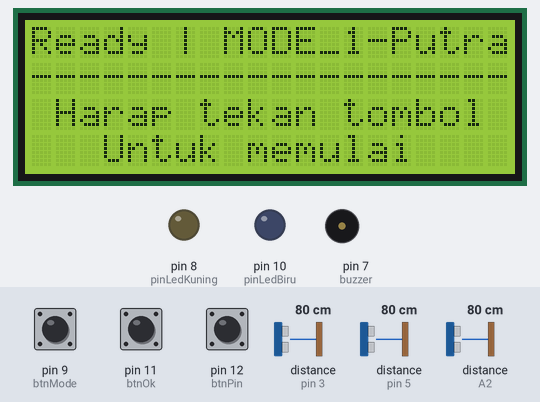
Recording of a sketch running on a simulated Arduino Uno, built with avr-gcc and run on an emulated ATmega328P. On the bench: 20×4 character LCD, output pins drawn as LEDs (lit = HIGH), buzzer (waves = sounding, pin HIGH). Inputs (shaded band) come from the test bench; at power-on: pin 12 (btnPin) HIGH, pin 9 (btnMode) HIGH, distance to the obstacle (sensors on pin 3, pin 5, A2) 80 cm, pin 11 (btnOk) HIGH. The echo pulse lasts 58.3 µs per cm; pins used as bus, display or sensor lines are not drawn; what the sketch prints to the serial monitor is not drawn.

Above: at 1.8 s.
1.9 s: pin 12 (btnPin) pulled LOW for 0.15 s
At 3.6 s:
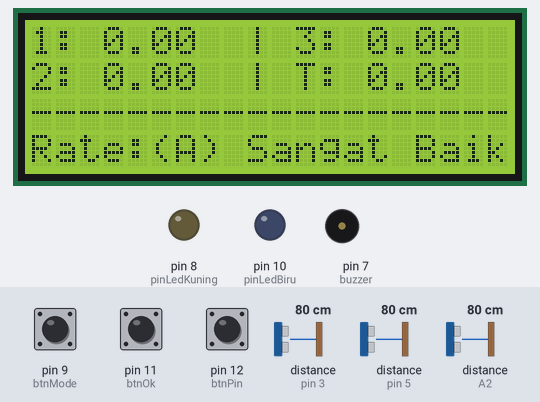
4.6 s: pin 9 (btnMode) pulled LOW for 1 s
At 6.7 s:
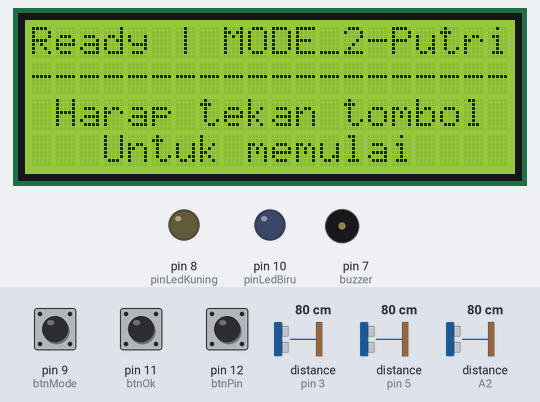
7.1 s: pin 9 (btnMode) pulled LOW for 0.15 s
At 8.5 s:
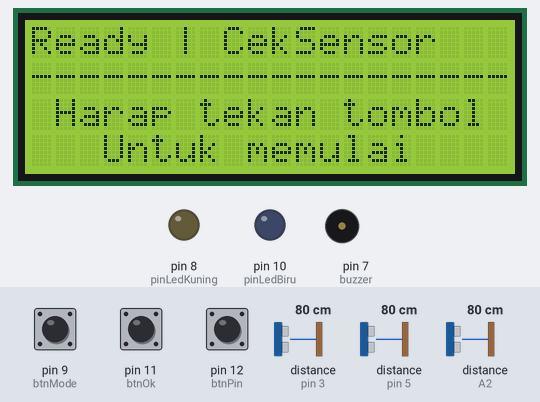
8.8 s: pin 12 (btnPin) pulled LOW for 1 s
At 10.4 s:
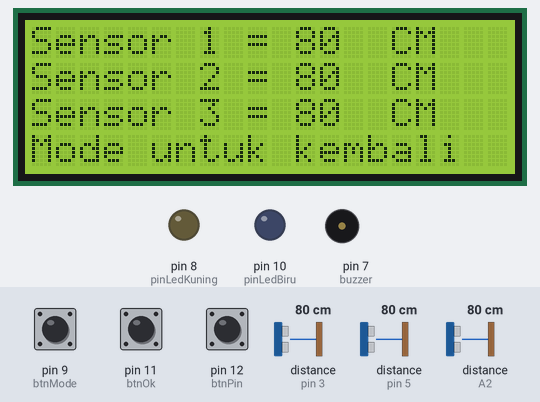
11.3 s: distance to the obstacle (sensor on pin 3) set to 299 cm
At 12.3 s:
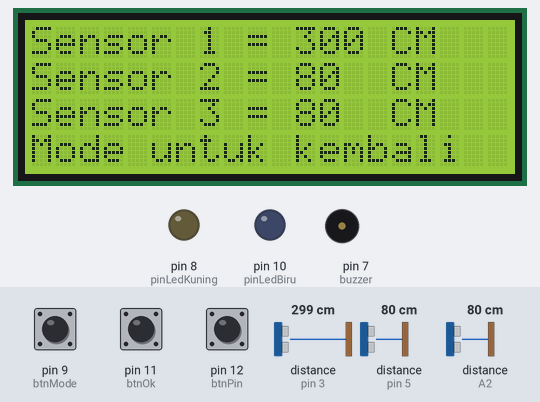
14.3 s: distance to the obstacle (sensor on pin 5) set to 2 cm
At 15.0 s:
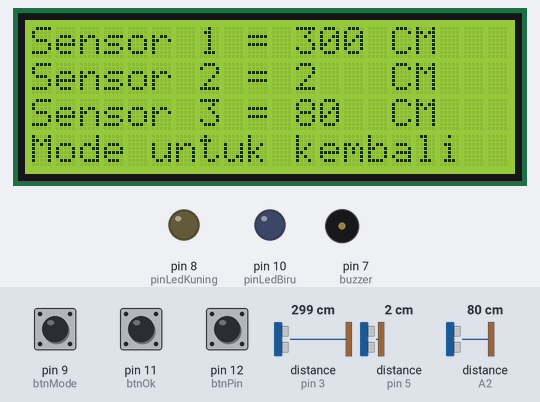
Timing chart, 0 to 16.8 s (numbered marks = the images above; inputs shaded):
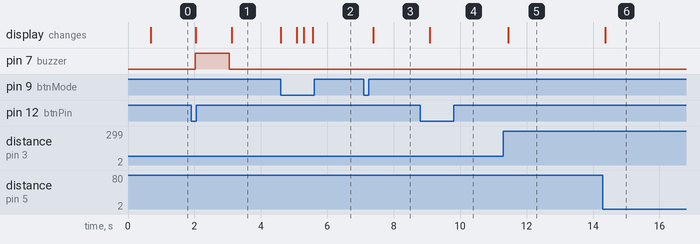

Measured:
- after the input at 1.9 s, pin 7 (buzzer): LOW → HIGH after 0.13 s, → LOW 1.0 s later; the display: first changes after 0.15 s (image 1 shows a later state)
- after the input at 4.6 s, the display: first changes at once (image 2 shows a later state)
- after the input at 7.1 s, the display: changes after 0.28 s (image 3)
- after the input at 8.8 s, the display: changes after 0.29 s (image 4)
- after the input at 11.3 s, the display: changes after 0.15 s (image 5)
- after the input at 14.3 s, the display: changes after 0.07 s (image 6)

The sketch:

Shuttle_Run.ino
```cpp
#include <Wire.h>
#include <LiquidCrystal_I2C.h>
LiquidCrystal_I2C lcd(0x27, 20, 4);
float kecepatan1, kecepatan2, kecepatan3, total;
float jarak1 = 5000;  // jarak 5 meter
float jarak2 = 10000; // jarak 10 meter
float jarak3 = 5000;  // jarak 5 meter
int distance1, distance2, distance3;
int jarakTrigger = 100;
int waktuBuzzer = 500;
float waktu_1, waktu_2, waktu_3;
int mode_no;
const int TRIG_PIN_1 = 2;
const int ECHO_PIN_1 = 3;
const int TRIG_PIN_2 = 4;
const int ECHO_PIN_2 = 5;
const int TRIG_PIN_3 = A1;
const int ECHO_PIN_3 = A2;
const int btnPin = 12;
const int btnOk = 11;
const int btnMode = 9;
const int buzzer = 7;
const int pinLedKuning = 8;
const int pinLedBiru = 10;
int btn, ok, mode;
bool hasil = false;
bool hitung_ms1, hitung_ms2, hitung_ms3,hitung_ms05 = false;
bool hitung_lap1, hitung_lap2, hitung_lap3 = false;
const long interval = 1;
unsigned long lastMillis1, lastMillis2, lastMillis3 = 0;
unsigned long previousMillis1, previousMillis2, previousMillis3 = 0; // millis() returns an unsigned long.
String nilai;
int dataStream = 0;
void setup() {
  lcd.init();
  lcd.backlight();
  Serial.begin(9600);
  pinMode(btnPin, INPUT_PULLUP);
  pinMode(btnOk, INPUT_PULLUP);
  pinMode(btnMode, INPUT_PULLUP);
  pinMode(pinLedKuning, OUTPUT);
  pinMode(pinLedBiru, OUTPUT);
  pinMode(buzzer, OUTPUT);
  pinMode(TRIG_PIN_1, OUTPUT);
  pinMode(ECHO_PIN_1, INPUT);
  pinMode(TRIG_PIN_2, OUTPUT);
  pinMode(ECHO_PIN_2, INPUT);
  pinMode(TRIG_PIN_3, OUTPUT);
  pinMode(ECHO_PIN_3, INPUT);
  lcd.setCursor(0, 0); lcd.print("====================");
  lcd.setCursor(4, 1); lcd.print("Shuttle Run");
  lcd.setCursor(0, 2); lcd.print("====================");
  Serial.println("CLEARSHEET");
  Serial.println("LABEL,Mode,Lap 1,Lap 2,Lap 3, Total, Keterangan, Kategori");
  delay(500);
  lcd.clear();
}

void loop() {
  homescreen();
}


void homescreen() {
  while (1) {
    bacaTombol();
    if (!mode) {
      if (++mode_no == 5) mode_no = 0;
      delay(200);
    }
    switch (mode_no) {
      case 0:
        mode1("putra");
        break;
      case 1:
        mode2("putra");
        break;
      case 2:
        mode1("putri");
        break;
      case 3:
        mode2("putri");
        break;
      case 4:
        lcd.setCursor(0, 0); lcd.print("Ready");
        lcd.setCursor(5, 0); lcd.print(" | ");
        lcd.setCursor(8, 0); lcd.print("CekSensor    ");
        lcd.setCursor(0, 1); lcd.print("--------------------");
        lcd.setCursor(1, 2); lcd.print("Harap tekan tombol");
        lcd.setCursor(3, 3); lcd.print("Untuk memulai");
        if (!btn) bacaSensor();
        break;
    }
  }
}


void bacaTombol() {
  btn = digitalRead(btnPin);
  ok = digitalRead(btnOk);
  mode = digitalRead(btnMode);
}


void bacaSensor() {
  lcd.clear();
  while (1) {
    bacaTombol();
    sonic1();
    sonic2();
    sonic3();
    lcd.setCursor(0, 0); lcd.print("Sensor 1 = ");
    lcd.setCursor(11, 0); lcd.print(distance1); lcd.print("   ");
    lcd.setCursor(15, 0); lcd.print("CM");
    lcd.setCursor(0, 1); lcd.print("Sensor 2 = ");
    lcd.setCursor(11, 1); lcd.print(distance2); lcd.print("   ");
    lcd.setCursor(15, 1); lcd.print("CM");
    lcd.setCursor(0, 2); lcd.print("Sensor 3 = ");
    lcd.setCursor(11, 2); lcd.print(distance3); lcd.print("   ");
    lcd.setCursor(15, 2); lcd.print("CM");
    lcd.setCursor(0, 3); lcd.print("Mode untuk kembali");
    if (!mode) break;
  }
  lcd.clear();
  delay(200);
}


void cekNilai(float total, String gender) {
  if (gender == "female") {
    if (total <= 12.42) {
      nilai = "(A) Sangat Baik";
    }
    else if (total >= 12.43 && total < 14.10) {
      nilai = "(B) Baik" ;
    }
    else if (total >= 14.10 && total < 15.75) {
      nilai = "(C) Cukup" ;
    }
    else if (total >= 15.75 && total < 17.40) {
      nilai = "(D) Kurang" ;
    }
    else if (total >= 17.40) {
      nilai = "(E) Sangat Kurang" ;
    }
  }
  else if (gender == "male") {
    if (total <= 12.10) {
      nilai = "(A) Sangat Baik";
    }
    else if (total >= 12.11 && total < 13.54) {
      nilai = "(B) Baik" ;
    }
    else if (total >= 13.54 && total < 14.97) {
      nilai = "(C) Cukup" ;
    }
    else if (total >= 14.97 && total < 16.4) {
      nilai = "(D) Kurang" ;
    }
    else if (total >= 16.4) {
      nilai = "(E) Sangat Kurang" ;
    }
  }
}

int sonic1() {
  digitalWrite(TRIG_PIN_1, LOW);
  delayMicroseconds(2);
  digitalWrite(TRIG_PIN_1, HIGH);
  delayMicroseconds(10);
  digitalWrite(TRIG_PIN_1, LOW);
  const unsigned long duration1 = pulseIn(ECHO_PIN_1, HIGH);
  distance1 = duration1 / 29 / 2;
  return distance1;
}


int sonic2() {
  digitalWrite(TRIG_PIN_2, LOW);
  delayMicroseconds(2);
  digitalWrite(TRIG_PIN_2, HIGH);
  delayMicroseconds(10);
  digitalWrite(TRIG_PIN_2, LOW);
  const unsigned long duration2 = pulseIn(ECHO_PIN_2, HIGH);
  distance2 = duration2 / 29 / 2;
  return distance2;
}


int sonic3() {
  digitalWrite(TRIG_PIN_3, LOW);
  delayMicroseconds(2);
  digitalWrite(TRIG_PIN_3, HIGH);
  delayMicroseconds(10);
  digitalWrite(TRIG_PIN_3, LOW);
  const unsigned long duration3 = pulseIn(ECHO_PIN_3, HIGH);
  distance3 = duration3 / 29 / 2;
  return distance3;
}
```

mode1.ino
```cpp
void mode1(String gender) {
  while (1) {
    bacaTombol();
    dataStream = 0;
    if (gender == "putra") {
      lcd.setCursor(0, 0); lcd.print("Ready");
      lcd.setCursor(5, 0); lcd.print(" | ");
      lcd.setCursor(8, 0); lcd.print("MODE_1-Putra");
      lcd.setCursor(0, 1); lcd.print("--------------------");
      lcd.setCursor(1, 2); lcd.print("Harap tekan tombol");
      lcd.setCursor(3, 3); lcd.print("Untuk memulai");
    }
    else if (gender == "putri") {
      lcd.setCursor(0, 0); lcd.print("Ready");
      lcd.setCursor(5, 0); lcd.print(" | ");
      lcd.setCursor(8, 0); lcd.print("MODE_1-Putri");
      lcd.setCursor(0, 1); lcd.print("--------------------");
      lcd.setCursor(1, 2); lcd.print("Harap tekan tombol");
      lcd.setCursor(3, 3); lcd.print("Untuk memulai");
    }
    digitalWrite(buzzer, LOW);       // buzzer LOW
    lastMillis1 = millis();
    if (!btn && !hitung_ms1) {
      digitalWrite(buzzer, HIGH);       // buzzer tiittttttt
      lcd.clear();
      hitung_ms1 = true;
    }
    while (hitung_ms1 == true) {    // ============== LAP 1 =================
      do {
        previousMillis1 = millis();
        sonic1();
        //        Serial.print("lastMls1 = "); Serial.print(lastMillis1); Serial.print(" | ");
        //        Serial.print("prvsMls1 = "); Serial.print(previousMillis1); Serial.print(" | ");
        //        Serial.print("1 = "); Serial.print(distance1); Serial.println(" | ");
        if (previousMillis1 - lastMillis1 >= waktuBuzzer) {
          digitalWrite(buzzer, LOW);    // buzzer LOW
        }
      } while (distance1 > jarakTrigger);
      hitung_lap1 = true;
      if (hitung_lap1 == true) {
        digitalWrite(buzzer, HIGH);       // buzzer tiittttttt
        waktu_1 = (previousMillis1 - lastMillis1); // ini kan masih milidetik
        waktu_1 = waktu_1 / 1000;   // dakjadi pake kecepatan , jadinyo ambek waktu nyo bae

        //        kecepatan1 = jarak1 / waktu_1; // satuannya mm/ms.
        //        Serial.print("Kec 1 = "); Serial.print(kecepatan1, 3); Serial.println(" | ");
        hitung_ms2 = true;
        hitung_ms1 = false;
      }
      break;
    }
    lastMillis2 = millis();
    while (hitung_ms2 == true) {     // ============== LAP 2 =================
      do {
        previousMillis2 = millis();
        sonic2();
        //        Serial.print("lastMls2 = "); Serial.print(lastMillis2); Serial.print(" | ");
        //        Serial.print("prvsMls2 = "); Serial.print(previousMillis2); Serial.print(" | ");
        //        Serial.print("2 = "); Serial.print(distance2); Serial.println(" | ");
        if (previousMillis2 - lastMillis2 >= waktuBuzzer) {
          digitalWrite(buzzer, LOW);    // buzzer LOW
        }
      } while (distance2 > jarakTrigger);
      hitung_lap2 = true;
      if (hitung_lap2 == true) {
        digitalWrite(buzzer, HIGH);       // buzzer tiittttttt
        waktu_2 = (previousMillis2 - lastMillis2); // ini kan masih milidetik
        waktu_2 = waktu_2 / 1000;   // dakjadi pake kecepatan , jadinyo ambek waktu nyo bae

        //        kecepatan2 = jarak2 / waktu_2; // satuannya mm/ms.
        //        Serial.print("Kec 1 = "); Serial.print(kecepatan1, 3); Serial.print(" | ");
        //        Serial.print("Kec 2 = "); Serial.print(kecepatan2, 3); Serial.println(" | ");
        hitung_ms3 = true;
        hitung_ms2 = false;
      }
      break;
    }
    lastMillis3 = millis();
    while (hitung_ms3 == true) {     // ============== LAP 3 =================
      do {
        previousMillis3 = millis();
        sonic3();
        //        Serial.print("lastMls3 = "); Serial.print(lastMillis3); Serial.print(" | ");
        //        Serial.print("prvsMls3 = "); Serial.print(previousMillis3); Serial.print(" | ");
        //        Serial.print("1 = "); Serial.print(distance1); Serial.println(" | ");
        if (previousMillis3 - lastMillis3 >= waktuBuzzer) {
          digitalWrite(buzzer, LOW);    // buzzer LOW
        }
      } while (distance3 > jarakTrigger);
      hitung_lap3 = true;
      if (hitung_lap3 == true) {
        digitalWrite(buzzer, HIGH);       // buzzer tiittttttt
        waktu_3 = (previousMillis3 - lastMillis3); // ini kan masih milidetik
        waktu_3 = waktu_3 / 1000;   // dakjadi pake kecepatan , jadinyo ambek waktu nyo bae
        hitung_ms3 = false;
        hasil = true;
      }
      break;
    }
    while (hasil == true) {
      bacaTombol();
      total = (waktu_1 + waktu_2 + waktu_3);
      if (gender == "putra") {
        cekNilai(total, "male");
      }
      else if (gender == "putri") {
        cekNilai(total, "female");
      }
      // ---------------- EXCEL --------------------
      for (dataStream; dataStream < 1; dataStream++) {
        digitalWrite(buzzer, HIGH);    // buzzer tiittttt
        delay(1000);
        digitalWrite(buzzer, LOW);       // buzzer LOW
        lcd.setCursor(0, 0); lcd.print("1: ");
        lcd.setCursor(3, 0); lcd.print(waktu_1);
        lcd.setCursor(9, 0); lcd.print("|");
        lcd.setCursor(11, 0); lcd.print("3: ");
        lcd.setCursor(14, 0); lcd.print(waktu_3); // kecepatan3
        lcd.setCursor(0, 1); lcd.print("2: ");
        lcd.setCursor(3, 1); lcd.print(waktu_2);
        lcd.setCursor(9, 1); lcd.print("|");
        lcd.setCursor(11, 1); lcd.print("T: ");
        lcd.setCursor(14, 1); lcd.print(total); // rata2
        lcd.setCursor(0, 2); lcd.print("--------------------");
        lcd.setCursor(0, 3); lcd.print("Rate: ");
        lcd.setCursor(5, 3); lcd.print(nilai);
        Serial.print("DATA,");
        Serial.print("1,");   // MODE
        Serial.print(waktu_1);   // Lap 1
        Serial.print(" s,");
        Serial.print(waktu_2);   // Lap 2
        Serial.print(" s,");
        Serial.print(waktu_3);   // Lap 3
        Serial.print(" s,");
        Serial.print(total);    // Total
        Serial.print(" s,");
        Serial.print(nilai);    // String Nilai
        Serial.print(",");
        Serial.println(gender);    // String gender
      }
      if (!mode) {  // tombol reset maka dia reset
        lcd.clear();
        delay(200);
        hasil = false;
        break;
      }
    }
    break;
  }
}
```

mode2.ino
```cpp
void mode2(String gender) {
  while (1) {
    bacaTombol();
    dataStream = 0;
     if (gender == "putra") {
      lcd.setCursor(0, 0); lcd.print("Ready");
      lcd.setCursor(5, 0); lcd.print(" | ");
      lcd.setCursor(8, 0); lcd.print("MODE_2-Putra");
      lcd.setCursor(0, 1); lcd.print("--------------------");
      lcd.setCursor(1, 2); lcd.print("Harap tekan tombol");
      lcd.setCursor(3, 3); lcd.print("Untuk memulai");
    }
    else if (gender == "putri") {
      lcd.setCursor(0, 0); lcd.print("Ready");
      lcd.setCursor(5, 0); lcd.print(" | ");
      lcd.setCursor(8, 0); lcd.print("MODE_2-Putri");
      lcd.setCursor(0, 1); lcd.print("--------------------");
      lcd.setCursor(1, 2); lcd.print("Harap tekan tombol");
      lcd.setCursor(3, 3); lcd.print("Untuk memulai");
    }
    digitalWrite(buzzer, LOW);       // buzzer LOW
    lastMillis1 = millis();
    if (!btn && !hitung_ms1) {
      digitalWrite(buzzer, HIGH);       // buzzer tiittttttt
      hitung_ms1 = true;
      lcd.clear();
    }
    while (hitung_ms1 == true) {    // ============== LAP 1 =================
      do {
        previousMillis1 = millis();
        sonic1();
        //        Serial.print("lastMls1 = "); Serial.print(lastMillis1); Serial.print(" | ");
        //        Serial.print("prvsMls1 = "); Serial.print(previousMillis1); Serial.print(" | ");
        //        Serial.print("1 = "); Serial.print(distance1); Serial.println(" | ");

        if (previousMillis1 - lastMillis1 >= waktuBuzzer) {
          digitalWrite(buzzer, LOW);    // buzzer LOW
        }
      } while (distance1 > jarakTrigger);
      hitung_lap1 = true;
      if (hitung_lap1 == true) {
        digitalWrite(buzzer, HIGH);       // buzzer tiittttttt
        waktu_1 = (previousMillis1 - lastMillis1); // ini kan masih milidetik
        waktu_1 = waktu_1 / 1000;
        //        kecepatan1 = jarak2 / waktu_1; // satuannya mm/ms.
        hitung_ms2 = true;
        hitung_ms1 = false;
      }
      break;
    }
    lastMillis2 = millis();
    while (hitung_ms2 == true) {     // ============== LAP 2 =================
      do {
        previousMillis2 = millis();
        sonic2();
        //        Serial.print("lastMls2 = "); Serial.print(lastMillis2); Serial.print(" | ");
        //        Serial.print("prvsMls2 = "); Serial.print(previousMillis2); Serial.print(" | ");
        //        Serial.print("2 = "); Serial.print(distance2); Serial.println(" | ");

        if (previousMillis2 - lastMillis2 >= waktuBuzzer) {
          digitalWrite(buzzer, LOW);    // buzzer LOW
        }
      } while (distance2 > jarakTrigger);
      hitung_lap2 = true;
      if (hitung_lap2 == true) {
        digitalWrite(buzzer, HIGH);       // buzzer tiittttttt
        waktu_2 = (previousMillis2 - lastMillis2); // ini kan masih milidetik
        waktu_2 = waktu_2 / 1000;   // dakjadi pake kecepatan , jadinyo ambek waktu nyo bae
        //        kecepatan2 = jarak2 / waktu_2; // satuannya mm/ms.
        //        Serial.print("Kec 1 = "); Serial.print(kecepatan1, 3); Serial.print(" | ");
        //        Serial.print("Kec 2 = "); Serial.print(kecepatan2, 3); Serial.println(" | ");
        hasil = true;
        hitung_ms2 = false;
      }
      break;
    }
    while (hasil == true) {
      bacaTombol();
      total = (waktu_1 + waktu_2);
      if (gender == "putra") {
        cekNilai(total, "male");
      }
      else if (gender == "putri") {
        cekNilai(total, "female");
      }

      // ------------- Serial to Excel ---------------------
      for (dataStream; dataStream < 1; dataStream++) {
        digitalWrite(buzzer, HIGH);    // buzzer tiittttt
        delay(1000);
        digitalWrite(buzzer, LOW);       // buzzer LOW
        lcd.setCursor(0, 0); lcd.print("1: ");
        lcd.setCursor(3, 0); lcd.print(waktu_1);
        lcd.setCursor(9, 0); lcd.print("|");
        lcd.setCursor(0, 1); lcd.print("2: ");
        lcd.setCursor(3, 1); lcd.print(waktu_2);
        lcd.setCursor(9, 1); lcd.print("|");
        lcd.setCursor(11, 1); lcd.print("T: ");
        lcd.setCursor(14, 1); lcd.print(total); // rata2
        lcd.setCursor(0, 2); lcd.print("--------------------");
        lcd.setCursor(0, 3); lcd.print("Rate: ");
        lcd.setCursor(5, 3); lcd.print(nilai);
        Serial.print("DATA,");
        Serial.print("2,");   // MODE
        Serial.print(waktu_1);   // Lap 1
        Serial.print(" s,");
        Serial.print(waktu_2);   // Lap 2
        Serial.print(" s,");
        Serial.print("0 ");   // Lap 3
        Serial.print(" s,");
        Serial.print(total);    // Total
        Serial.print(" s,");
        Serial.print(nilai);    // String Nilai
        Serial.print(",");    //
        Serial.println(gender);    // String gender
      }
      if (!mode) {  // tombol reset maka dia reset
        lcd.clear();
        delay(200);
        hasil = false;
        break;
      }
    }
    break;
  }
}
```
